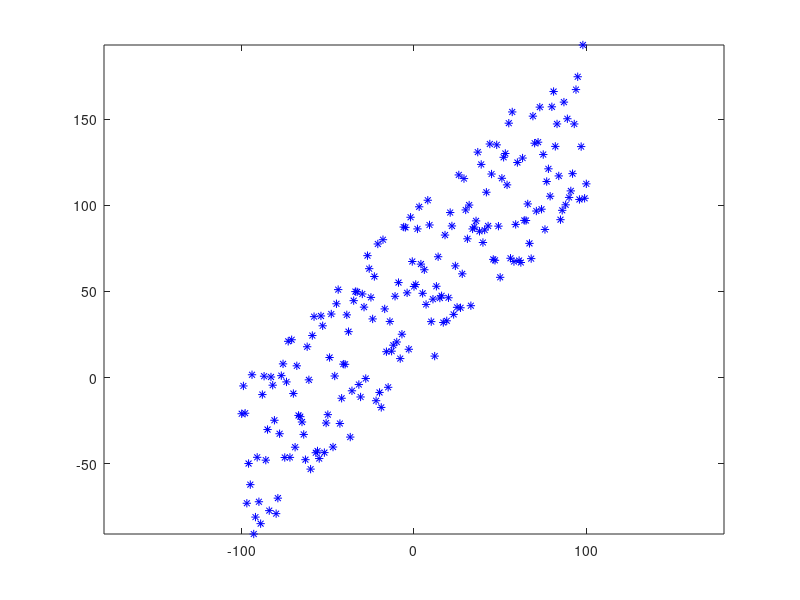

Reproduce this figure in MATLAB. (Note: this script raises an error after producing the figure.)
close all 
clear all

X=[-100:1:100];
Y=X + (100*rand(size(X)));

plot(X,Y,'*b')
axis equal


theta=[0:pi/12:2*pi];
N=length(X);
Xprime=zeros(13,201);
Yprime=zeros(13,201);

xvar=zeros(length(theta),1);
yvar=zeros(length(theta),1);

for i=1:length(theta) 
    Xprime(i,:)=(X*cos(theta(i))+Y*sin(theta(i)));
    Yprime(i,:)=(-X*sin(theta(i))+Y*cos(theta(i)));
    
    xvar(i)=variance(N,Xprime(i,:));
    yvar(i)=variance(N,Yprime(i,:));
  
    
    plot(Yprime(i,:),Xprime(i,:),'*r') 
    axis equal 

    pause()
    
    [sum_var(i)]=xvar(i)+yvar(i);
end
    

 
figure() 
plot(theta,xvar)
hold on    
plot(theta,yvar,'r')
legend('x var','y var')
xlabel('theta')
ylabel('variance')

figure()
plot(theta,sum_var)
title('Sum of  X variance  and Y variiance as a function of theta')
xlabel('theta')
ylabel(' Sum of variance')
%% Finding the Principle components using method from 4.4.1
%
xp=(X-mean(X));
yp=(Y-mean(Y));
figure()
plot(xp,yp,'.');

%calculating the prinicple theta
theta_p=.5*atan((2*mean(xp*yp'))/(mean(xp.^2)-mean(yp.^2)));

%setting up the d matirx
d_mat=cat(1,xp,yp);

% calculatting the covaraince matrix
c_mat=(1/length(xp)-1)*d_mat*d_mat';

%finding the eigen vals and vectors 
[evecs,evals]=eig(c_mat);

